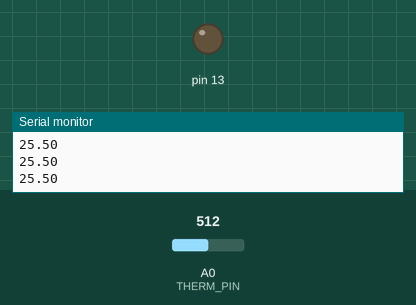
This sketch was run on a simulated Arduino Uno, built with avr-gcc and run on an emulated ATmega328P. Parts: output pins drawn as LEDs (lit = HIGH), the last lines printed to the serial monitor. The test bench sets the inputs (shaded band); at power-on: A0 (THERM_PIN) = 512.

Above: at 1.2 s.
At 71.3 s:
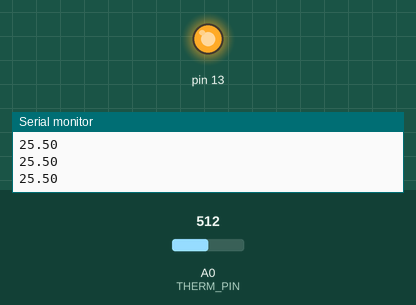
Timing chart, 0 to 77.4 s (numbered marks = the images above):
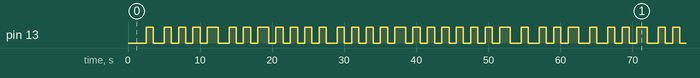

The sketch:

onewire_temp_sketck.ino
```cpp
#include <avr/pgmspace.h>

int led_state;
unsigned long time;

#define THERM_PIN   0  // 10ktherm & 10k resistor as divider.
//circuit gnd-10k=(a0)=(white)...sensor....black-5v

//Thermistor lookup Table
//
// Small Version
/*
ADC   C
250,  1.4
275,  4.0
300,  6.4
325,  8.8
350,  11.1
375,  13.4
400,  15.6
425,  17.8
450,  20.0
475,  22.2
500,  24.4
525,  26.7
550,  29.0
575,  31.3
600,  33.7
625,  36.1
650,  38.7
675,  41.3
700,  44.1
725,  47.1
750,  50.2
775,  53.7
784,  55.0
825,  61.5
850,  66.2
875,  71.5
900,  77.9
925,  85.7
937,  90.3
950,  96.0
975,  111.2
1000, 139.5
*/

// Big lookup Table (approx 750 entries), subtract 238 from ADC reading to start at 0*C. Entries in 10ths of degree i.e. 242 = 24.2*C Covers 0*C to 150*C For 10k resistor/10k thermistor voltage divider w/ therm on the + side.
const int temps[] PROGMEM = { 0, 1, 2, 3, 4, 6, 7, 8, 9, 10, 11, 12, 13, 14, 15, 16, 17, 18, 19, 20, 21, 22, 24, 25, 26, 27, 28, 29, 30, 31, 32, 33, 34, 35, 36, 37, 38, 39, 40, 41, 42, 43, 44, 45, 46, 47, 48, 49, 50, 51, 52, 53, 54, 55, 56, 57, 58, 59, 60, 61, 62, 63, 64, 65, 66, 67, 68, 68, 69, 70, 71, 72, 73, 74, 75, 76, 77, 78, 79, 80, 81, 82, 83, 84, 85, 86, 87, 88, 88, 89, 90, 91, 92, 93, 94, 95, 96, 97, 98, 99, 100, 101, 102, 102, 103, 104, 105, 106, 107, 108, 109, 110, 111, 112, 113, 114, 114, 115, 116, 117, 118, 119, 120, 121, 122, 123, 124, 124, 125, 126, 127, 128, 129, 130, 131, 132, 133, 134, 134, 135, 136, 137, 138, 139, 140, 141, 142, 143, 143, 144, 145, 146, 147, 148, 149, 150, 151, 151, 152, 153, 154, 155, 156, 157, 158, 159, 159, 160, 161, 162, 163, 164, 165, 166, 167, 167, 168, 169, 170, 171, 172, 173, 174, 175, 175, 176, 177, 178, 179, 180, 181, 182, 182, 183, 184, 185, 186, 187, 188, 189, 190, 190, 191, 192, 193, 194, 195, 196, 197, 197, 198, 199, 200, 201, 202, 203, 204, 205, 205, 206, 207, 208, 209, 210, 211, 212, 212, 213, 214, 215, 216, 217, 218, 219, 220, 220, 221, 222, 223, 224, 225, 226, 227, 228, 228, 229, 230, 231, 232, 233, 234, 235, 235, 236, 237, 238, 239, 240, 241, 242, 243, 243, 244, 245, 246, 247, 248, 249, 250, 251, 252, 252, 253, 254, 255, 256, 257, 258, 259, 260, 260, 261, 262, 263, 264, 265, 266, 267, 268, 269, 269, 270, 271, 272, 273, 274, 275, 276, 277, 278, 279, 279, 280, 281, 282, 283, 284, 285, 286, 287, 288, 289, 289, 290, 291, 292, 293, 294, 295, 296, 297, 298, 299, 300, 301, 301, 302, 303, 304, 305, 306, 307, 308, 309, 310, 311, 312, 313, 314, 315, 315, 316, 317, 318, 319, 320, 321, 322, 323, 324, 325, 326, 327, 328, 329, 330, 331, 332, 333, 334, 335, 335, 336, 337, 338, 339, 340, 341, 342, 343, 344, 345, 346, 347, 348, 349, 350, 351, 352, 353, 354, 355, 356, 357, 358, 359, 360, 361, 362, 363, 364, 365, 366, 367, 368, 369, 370, 371, 372, 373, 374, 375, 376, 377, 378, 379, 380, 381, 382, 383, 384, 385, 386, 387, 388, 389, 390, 392, 393, 394, 395, 396, 397, 398, 399, 400, 401, 402, 403, 404, 405, 406, 407, 408, 410, 411, 412, 413, 414, 415, 416, 417, 418, 419, 420, 422, 423, 424, 425, 426, 427, 428, 429, 430, 432, 433, 434, 435, 436, 437, 438, 439, 441, 442, 443, 444, 445, 446, 448, 449, 450, 451, 452, 453, 455, 456, 457, 458, 459, 460, 462, 463, 464, 465, 466, 468, 469, 470, 471, 472, 474, 475, 476, 477, 479, 480, 481, 482, 484, 485, 486, 487, 489, 490, 491, 492, 494, 495, 496, 498, 499, 500, 501, 503, 504, 505, 507, 508, 509, 511, 512, 513, 515, 516, 517, 519, 520, 521, 523, 524, 525, 527, 528, 530, 531, 532, 534, 535, 537, 538, 539, 541, 542, 544, 545, 547, 548, 550, 551, 552, 554, 555, 557, 558, 560, 561, 563, 564, 566, 567, 569, 570, 572, 574, 575, 577, 578, 580, 581, 583, 585, 586, 588, 589, 591, 593, 594, 596, 598, 599, 601, 603, 604, 606, 608, 609, 611, 613, 614, 616, 618, 620, 621, 623, 625, 627, 628, 630, 632, 634, 636, 638, 639, 641, 643, 645, 647, 649, 651, 653, 654, 656, 658, 660, 662, 664, 666, 668, 670, 672, 674, 676, 678, 680, 683, 685, 687, 689, 691, 693, 695, 697, 700, 702, 704, 706, 708, 711, 713, 715, 718, 720, 722, 725, 727, 729, 732, 734, 737, 739, 741, 744, 746, 749, 752, 754, 757, 759, 762, 764, 767, 770, 773, 775, 778, 781, 784, 786, 789, 792, 795, 798, 801, 804, 807, 810, 813, 816, 819, 822, 825, 829, 832, 835, 838, 842, 845, 848, 852, 855, 859, 862, 866, 869, 873, 877, 881, 884, 888, 892, 896, 900, 904, 908, 912, 916, 920, 925, 929, 933, 938, 942, 947, 952, 956, 961, 966, 971, 976, 981, 986, 991, 997, 1002, 1007, 1013, 1019, 1024, 1030, 1036, 1042, 1049, 1055, 1061, 1068, 1075, 1082, 1088, 1096, 1103, 1110, 1118, 1126, 1134, 1142, 1150, 1159, 1168, 1177, 1186, 1196, 1206, 1216, 1226, 1237, 1248, 1260, 1272, 1284, 1297, 1310, 1324, 1338, 1353, 1369, 1385, 1402, 1420, 1439, 1459, 1480, 1502 };

void printDouble( double val, byte precision){
   // prints val with number of decimal places determine by precision
   // precision is a number from 0 to 6 indicating the desired decimial places
   // example: printDouble( 3.1415, 2); // prints 3.14 (two decimal places)
   val=val/10;
   Serial.print(int(val));  //prints the int part
   if( precision > 0) {
     Serial.print("."); // print the decimal point
     unsigned long frac;
     unsigned long mult = 1;
     byte padding = precision -1;
     while(precision--)
        mult *=10;

     if(val >= 0)
       frac = (val - int(val)) * mult;
     else
       frac = (int(val)- val ) * mult;
     unsigned long frac1 = frac;
     while( frac1 /= 10 )
       padding--;
     while(  padding--)
       Serial.print("0");
     Serial.println(frac,DEC) ;
   }
}

void setup() {
  pinMode(13, OUTPUT);
  Serial.begin(9600);
  time=millis();
  //Serial.println("Ready");

}

void loop() {

  int therm;
  //double therm2;
  therm=analogRead(THERM_PIN)-238;
  therm=pgm_read_word(&temps[therm]);
  //therm2=therm;

  //Serial.println(therm2);
  //Serial.println(therm, 2, DEC);
  //Serial.println(therm, DEC);

  printDouble(therm, 2);

  if (millis() - time >1000){
    time=millis();
    digitalWrite(13,led_state);
    led_state=!led_state;
  }

  delay(500);

}
```

Measured:
- by itself, pin 13: moves between LOW and HIGH, repeating every 59.6 s
- by itself, everything shown: repeats every 59.6 s, in 54 steps
